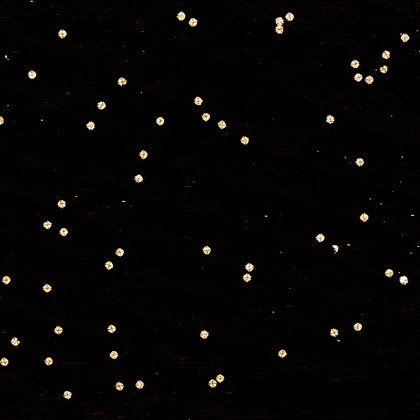
%> input picture Homework6/Lab11_data/Inkedsquare_tile_004_matlab.jpg, 420 x 420 px, shrunk from 512 x 512 before the run
$ octave square_count.m   (GNU Octave 9; MATLAB toolbox functions it lacks are replaced by stand-ins)
%> lines starting %> are read from the running program, lines starting %| are printed output that depends on the picture; in (x1, y1, x2, y2) boxes, pixels count from 0 and x2, y2 are one past the last pixel; in counts of white or black regions, pixels touching at a corner belong together; the program's own positions count from 1
### Labs/Lab11_data/mginput.m
function [out1,out2,out3] = mginput(arg1)
% original Matlab function 'ginput' modified by Philip Petersen
% -changed to use a standard mouse cursor rather than crosshairs
%GINPUT Graphical input from mouse.
%   [X,Y] = GINPUT(N) gets N points from the current axes and returns
%   the X- and Y-coordinates in length N vectors X and Y.  The cursor
%   can be positioned using a mouse (or by using the Arrow Keys on some
%   systems).  Data points are entered by pressing a mouse button
%   or any key on the keyboard except carriage return, which terminates
%   the input before N points are entered.
%
%   [X,Y] = GINPUT gathers an unlimited number of points until the
%   return key is pressed.
%
%   [X,Y,BUTTON] = GINPUT(N) returns a third result, BUTTON, that
%   contains a vector of integers specifying which mouse button was
%   used (1,2,3 from left) or ASCII numbers if a key on the keyboard
%   was used.
%
%   Examples:
%       [x,y] = ginput;
%
%       [x,y] = ginput(5);
%
%       [x, y, button] = ginput(1);
%
%   See also GTEXT, UIRESTORE, UISUSPEND, WAITFORBUTTONPRESS.

%   Copyright 1984-2006 The MathWorks, Inc.
%   $Revision: 5.32.4.9 $  $Date: 2006/12/20 07:19:10 $

out1 = []; out2 = []; out3 = []; y = [];
c = computer;
if ~strcmp(c(1:2),'PC')
   tp = get(0,'TerminalProtocol');
else
   tp = 'micro';
end

if ~strcmp(tp,'none') && ~strcmp(tp,'x') && ~strcmp(tp,'micro'),

   if nargout == 1,
      if nargin == 1,
         out1 = trmginput(arg1);
      else
         out1 = trmginput;
      end
   elseif nargout == 2 || nargout == 0,
      if nargin == 1,
         [out1,out2] = trmginput(arg1);
      else
         [out1,out2] = trmginput;
      end
      if  nargout == 0
         out1 = [ out1 out2 ];
      end
   elseif nargout == 3,
      if nargin == 1,
         [out1,out2,out3] = trmginput(arg1);
      else
         [out1,out2,out3] = trmginput;
      end
   end

else

        fig = gcf;
%       figure(fig);

   if nargin == 0
      how_many = -1;
      b = [];
   else
      how_many = arg1;
      b = [];
      if  ischar(how_many) ...
            || size(how_many,1) ~= 1 || size(how_many,2) ~= 1 ...
            || ~(fix(how_many) == how_many) ...
            || how_many < 0
         error('MATLAB:ginput:NeedPositiveInt', 'Requires a positive integer.')
      end
      if how_many == 0
         ptr_fig = 0;
         while(ptr_fig ~= fig)
            ptr_fig = get(0,'PointerWindow');
         end
         scrn_pt = get(0,'PointerLocation');
         loc = get(fig,'Position');
         pt = [scrn_pt(1) - loc(1), scrn_pt(2) - loc(2)];
         out1 = pt(1); y = pt(2);
      elseif how_many < 0
         error('MATLAB:ginput:InvalidArgument', 'Argument must be a positive integer.')
      end
   end

   % Suspend figure functions
   state = uisuspend(fig);

   toolbar = findobj(allchild(fig),'flat','Type','uitoolbar');
   if ~isempty(toolbar)
        ptButtons = [uigettool(toolbar,'Plottools.PlottoolsOff'), ...
                     uigettool(toolbar,'Plottools.PlottoolsOn')];
        ptState = get (ptButtons,'Enable');
        set (ptButtons,'Enable','off');
   end

   set(fig,'pointer','arrow');
   fig_units = get(fig,'units');
   char = 0;

   % We need to pump the event queue on unix
   % before calling WAITFORBUTTONPRESS
   drawnow

   while how_many ~= 0
      % Use no-side effect WAITFORBUTTONPRESS
      waserr = 0;
      try
        keydown = wfbp;
      catch
        waserr = 1;
      end
      if(waserr == 1)
         if(ishandle(fig))
            set(fig,'units',fig_units);
            uirestore(state);
            error('MATLAB:ginput:Interrupted', 'Interrupted');
         else
            error('MATLAB:ginput:FigureDeletionPause', 'Interrupted by figure deletion');
         end
      end

      ptr_fig = get(0,'CurrentFigure');
      if(ptr_fig == fig)
         if keydown
            char = get(fig, 'CurrentCharacter');
            button = abs(get(fig, 'CurrentCharacter'));
            scrn_pt = get(0, 'PointerLocation');
            set(fig,'units','pixels')
            loc = get(fig, 'Position');
            % We need to compensate for an off-by-one error:
            pt = [scrn_pt(1) - loc(1) + 1, scrn_pt(2) - loc(2) + 1];
            set(fig,'CurrentPoint',pt);
         else
            button = get(fig, 'SelectionType');
            if strcmp(button,'open')
               button = 1;
            elseif strcmp(button,'normal')
               button = 1;
            elseif strcmp(button,'extend')
               button = 2;
            elseif strcmp(button,'alt')
               button = 3;
            else
               error('MATLAB:ginput:InvalidSelection', 'Invalid mouse selection.')
            end
         end
         pt = get(gca, 'CurrentPoint');

         how_many = how_many - 1;

         if(char == 13) % & how_many ~= 0)
            % if the return key was pressed, char will == 13,
            % and that's our signal to break out of here whether
            % or not we have collected all the requested data
            % points.
            % If this was an early breakout, don't include
            % the <Return> key info in the return arrays.
            % We will no longer count it if it's the last input.
            break;
         end

         out1 = [out1;pt(1,1)];
         y = [y;pt(1,2)];
         b = [b;button];
      end
   end

   uirestore(state);
   if ~isempty(toolbar) && ~isempty(ptButtons)
        set (ptButtons(1),'Enable',ptState{1});
        set (ptButtons(2),'Enable',ptState{2});
   end
   set(fig,'units',fig_units);

   if nargout > 1
      out2 = y;
      if nargout > 2
         out3 = b;
      end
   else
      out1 = [out1 y];
   end

end%if

%%%%%%%%%%%%%%%%%%%%%%%%%%%%%%%%%%%%%%%%%%%%%%%%%%%%%%%
% [30 lines left out: function wfbp, not called in this run]
%%%%%%%%%%%%%%%%%%%%%%%%%%%%%%%%%%%%%%%%%%%%%%%%%%%%%%%%%

### Labs/Lab11_data/square_count.m
% Yield Calculator
% Written by Philip Petersen (pfp@caltech.edu)
% Qian Lab, Caltech
% -----------------------------------------------------------------
% left click on the image to select; right click on the image to open
% the menu in the Matlab command window; middle click to exit
% Yield = selected_pixels / all_pixels_over_threshold

clear all % funcationalize if desired
I=imread('Inkedsquare_tile_004_matlab.jpg'); % input image
%> I is the input picture: size 420x420x3 uint8; mean R, G, B 5.8, 4.5, 3.7

LB = 20; % Lower bound on size in pixels; removes random pixel bumps in image (do not set to a value larger than the smallest tile fragment desired in the calculation)
alpha = .55; % image and color mixing level
tile_color = [0 .8 1]; %blue background tiles
select_color = [1 1 0]; %yellow selected tiles

imshow(I)
I2=rgb2gray(I);
% I2 = imadjust(I2,[0 .1]); % in case you are inputting a really bad image
% I2=medfilt2(I2,[10 1]); % removes horizontal AFM streaking noise if neccesary, comment out this line otherwise

level = graythresh(I2); % automatic threshold for well flattened images
%> level = 0.38
%level = .12; % manual threshold level if automatic fails


%--------- Begin code-------------

bw = im2bw(I2,level); % apply threshold
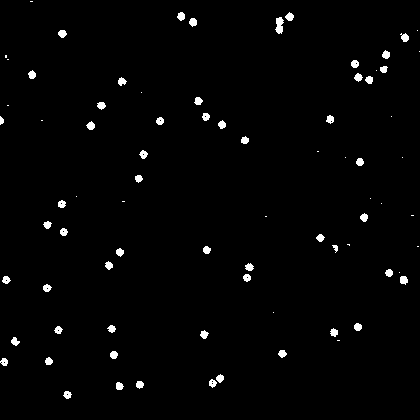
%> bw: size 420x420 logical; 1.6% white; 79 white regions (24 under 20 px), largest, box (x1, y1, x2, y2) and area: (275, 17, 284, 34) 105, (400, 276, 408, 285) 57, (285, 12, 294, 21) 54
bw = bwareaopen(bw, LB); % remove all background spikes

cc = bwconncomp(bw); % start making a list of tile identities and color them
%> cc = 55 connected components
labeled = labelmatrix(cc);
%> labeled: size 420x420 uint8; 56 distinct labels, from 0 to 55
colorm=repmat(tile_color,[cc.NumObjects 1]);
%> colorm = 55 rows, first 12: [0 0.8 1; 0 0.8 1; 0 0.8 1; 0 0.8 1; 0 0.8 1; 0 0.8 1; 0 0.8 1; 0 0.8 1; 0 0.8 1; 0 0.8 1; 0 0.8 1; 0 0.8 1]
RGB_label = label2rgb(labeled, colorm, [.7 .7 .7], 'noshuffle');
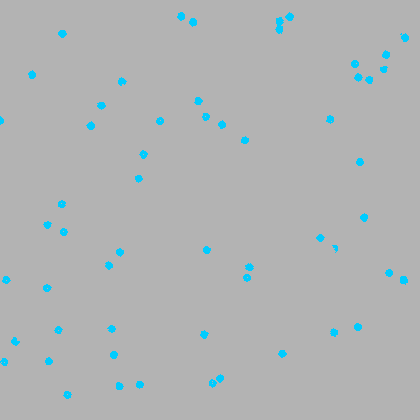
%> RGB_label: size 420x420x3 uint8; mean R, G, B 176.2, 179.4, 180.2

 imshow(I); hold on;
 h=imagesc(RGB_label);
 set( h, 'AlphaData', alpha ); % create blended image
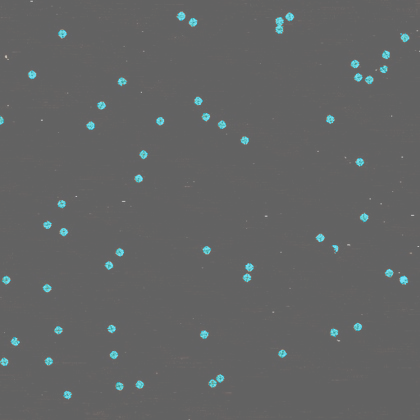
%> figure redrawn from the program's plot data

  s = regionprops(labeled,'PixelList');
%> s = 55 items
%> the run ends on the next line

  temp=zeros(1,size(s,1));
  tempo= zeros(1,size(s,1));
  z=1;
  sel=2;
while(z~=2)
[x,y z] = mginput(1);

$ run again, with Homework6/Lab11_data/square_tile_001.png saved as Homework6/Lab11_data/Inkedsquare_tile_004_matlab.jpg
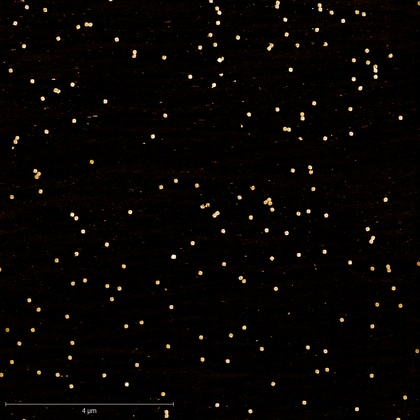
%> input picture Homework6/Lab11_data/square_tile_001.png, 420 x 420 px, shrunk from 1024 x 1024 before the run
%> I is the input picture: size 420x420x3 uint8; mean R, G, B 7.2, 4.5, 3.2
%> level = 0.337
%> `bw = bwareaopen(bw, LB);`:
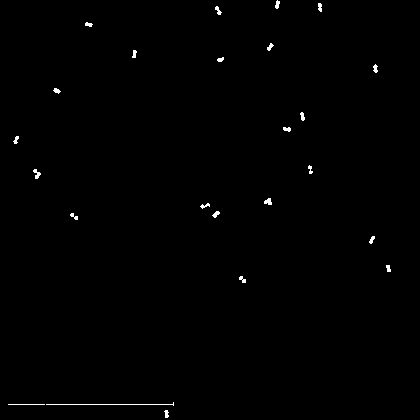
%> bw: size 420x420 logical; 0.46% white in thin lines or dots
%> cc = 24 connected components
%> labeled: size 420x420 uint8; 25 distinct labels, from 0 to 24
%> colorm = 24 rows, first 12: [0 0.8 1; 0 0.8 1; 0 0.8 1; 0 0.8 1; 0 0.8 1; 0 0.8 1; 0 0.8 1; 0 0.8 1; 0 0.8 1; 0 0.8 1; 0 0.8 1; 0 0.8 1]
%> `set( h, 'AlphaData', alpha );`:
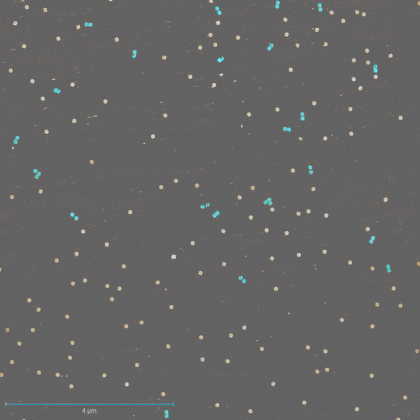
%> figure redrawn from the program's plot data
%> s = 24 items
